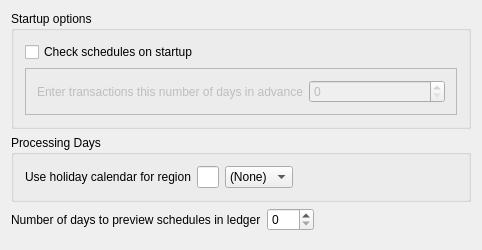
<?xml version="1.0" encoding="UTF-8"?>
<ui version="4.0">
 <class>KSettingsSchedules</class>
 <widget class="QWidget" name="KSettingsSchedules">
  <property name="geometry">
   <rect>
    <x>0</x>
    <y>0</y>
    <width>482</width>
    <height>250</height>
   </rect>
  </property>
  <property name="windowTitle">
   <string>Schedule Settings</string>
  </property>
  <layout class="QVBoxLayout">
   <item>
    <widget class="QGroupBox" name="groupBox6">
     <property name="title">
      <string>Startup options</string>
     </property>
     <layout class="QVBoxLayout">
      <item>
       <widget class="QCheckBox" name="kcfg_CheckSchedule">
        <property name="text">
         <string>Check schedules on startup</string>
        </property>
       </widget>
      </item>
      <item>
       <widget class="QFrame" name="m_dayCountFrame">
        <property name="enabled">
         <bool>false</bool>
        </property>
        <property name="frameShape">
         <enum>QFrame::StyledPanel</enum>
        </property>
        <property name="frameShadow">
         <enum>QFrame::Raised</enum>
        </property>
        <layout class="QHBoxLayout">
         <item>
          <widget class="QLabel" name="textLabel3">
           <property name="text">
            <string>Enter transactions this number of days in advance</string>
           </property>
           <property name="wordWrap">
            <bool>false</bool>
           </property>
          </widget>
         </item>
         <item>
          <widget class="QSpinBox" name="kcfg_CheckSchedulePreview">
           <property name="maximum">
            <number>999</number>
           </property>
          </widget>
         </item>
        </layout>
       </widget>
      </item>
     </layout>
    </widget>
   </item>
   <item>
    <widget class="QGroupBox" name="processingDaysBox">
     <property name="title">
      <string>Processing Days</string>
     </property>
     <layout class="QHBoxLayout" name="processingDaysLayout">
      <item>
       <widget class="QLabel" name="calendarLabel">
        <property name="text">
         <string>Use holiday calendar for region</string>
        </property>
        <property name="wordWrap">
         <bool>false</bool>
        </property>
       </widget>
      </item>
      <item>
       <widget class="KLineEdit" name="kcfg_HolidayRegion"/>
      </item>
      <item>
       <widget class="KComboBox" name="m_holidayRegion">
        <item>
         <property name="text">
          <string comment="@item no holiday region selected">(None)</string>
         </property>
        </item>
       </widget>
      </item>
      <item>
       <spacer name="processingDaysSpacer">
        <property name="orientation">
         <enum>Qt::Horizontal</enum>
        </property>
        <property name="sizeType">
         <enum>QSizePolicy::Expanding</enum>
        </property>
        <property name="sizeHint" stdset="0">
         <size>
          <width>282</width>
          <height>17</height>
         </size>
        </property>
       </spacer>
      </item>
     </layout>
    </widget>
   </item>
   <item>
    <layout class="QHBoxLayout">
     <item>
      <widget class="QLabel" name="textLabel1">
       <property name="text">
        <string>Number of days to preview schedules in ledger</string>
       </property>
       <property name="wordWrap">
        <bool>false</bool>
       </property>
      </widget>
     </item>
     <item>
      <widget class="QSpinBox" name="kcfg_SchedulePreview">
       <property name="maximum">
        <number>999</number>
       </property>
      </widget>
     </item>
     <item>
      <spacer name="spacer2">
       <property name="orientation">
        <enum>Qt::Horizontal</enum>
       </property>
       <property name="sizeType">
        <enum>QSizePolicy::Expanding</enum>
       </property>
       <property name="sizeHint" stdset="0">
        <size>
         <width>41</width>
         <height>21</height>
        </size>
       </property>
      </spacer>
     </item>
    </layout>
   </item>
   <item>
    <spacer name="spacer10">
     <property name="orientation">
      <enum>Qt::Vertical</enum>
     </property>
     <property name="sizeType">
      <enum>QSizePolicy::Expanding</enum>
     </property>
     <property name="sizeHint" stdset="0">
      <size>
       <width>20</width>
       <height>40</height>
      </size>
     </property>
    </spacer>
   </item>
  </layout>
 </widget>
 <layoutdefault spacing="6" margin="11"/>
 <customwidgets>
  <customwidget>
   <class>KLineEdit</class>
   <extends>QLineEdit</extends>
   <header>klineedit.h</header>
  </customwidget>
  <customwidget>
   <class>KComboBox</class>
   <extends>QComboBox</extends>
   <header>kcombobox.h</header>
  </customwidget>
 </customwidgets>
 <resources/>
 <connections>
  <connection>
   <sender>kcfg_CheckSchedule</sender>
   <signal>toggled(bool)</signal>
   <receiver>m_dayCountFrame</receiver>
   <slot>setEnabled(bool)</slot>
   <hints>
    <hint type="sourcelabel">
     <x>20</x>
     <y>20</y>
    </hint>
    <hint type="destinationlabel">
     <x>20</x>
     <y>20</y>
    </hint>
   </hints>
  </connection>
 </connections>
</ui>
